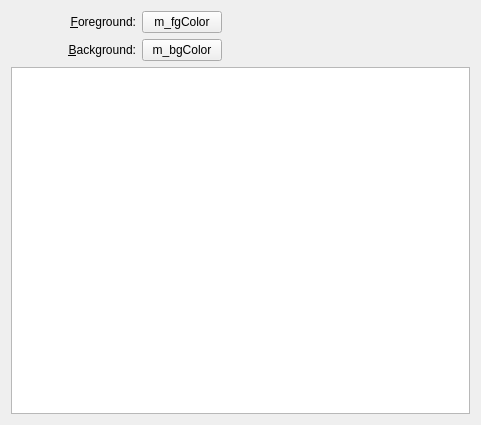
<?xml version="1.0" encoding="UTF-8"?>
<ui version="4.0">
 <class>PatternSettingsWidget</class>
 <widget class="QWidget" name="PatternSettingsWidget">
  <property name="geometry">
   <rect>
    <x>0</x>
    <y>0</y>
    <width>481</width>
    <height>425</height>
   </rect>
  </property>
  <layout class="QGridLayout" name="gridLayout_2">
   <item row="0" column="0">
    <widget class="QLabel" name="label_2">
	 <property name="minimumSize">
      <size>
       <width>125</width>
       <height>0</height>
      </size>
     </property>
     <property name="text">
      <string>&amp;Foreground:</string>
     </property>
     <property name="alignment">
      <set>Qt::AlignRight|Qt::AlignTrailing|Qt::AlignVCenter</set>
     </property>
     <property name="buddy">
      <cstring>m_fgColor</cstring>
     </property>
    </widget>
   </item>
   <item row="0" column="1">
    <widget class="KColorButton" name="m_fgColor">
	 <property name="sizePolicy">
      <sizepolicy hsizetype="Fixed" vsizetype="Fixed">
       <horstretch>0</horstretch>
       <verstretch>0</verstretch>
      </sizepolicy>
     </property>
     <property name="text">
      <string>m_fgColor</string>
     </property>
    </widget>
   </item>
   <item row="0" column="2">
    <spacer name="horizontalSpacer">
     <property name="orientation">
      <enum>Qt::Horizontal</enum>
     </property>
     <property name="sizeHint" stdset="0">
      <size>
       <width>187</width>
       <height>20</height>
      </size>
     </property>
    </spacer>
   </item>
   <item row="1" column="0">
    <widget class="QLabel" name="label_3">
	 <property name="minimumSize">
      <size>
       <width>125</width>
       <height>0</height>
      </size>
     </property>
     <property name="text">
      <string>&amp;Background:</string>
     </property>
     <property name="alignment">
      <set>Qt::AlignRight|Qt::AlignTrailing|Qt::AlignVCenter</set>
     </property>
     <property name="buddy">
      <cstring>m_bgColor</cstring>
     </property>
    </widget>
   </item>
   <item row="1" column="1">
    <widget class="KColorButton" name="m_bgColor">
	 <property name="sizePolicy">
      <sizepolicy hsizetype="Fixed" vsizetype="Fixed">
       <horstretch>0</horstretch>
       <verstretch>0</verstretch>
      </sizepolicy>
     </property>
     <property name="text">
      <string>m_bgColor</string>
     </property>
    </widget>
   </item>
   <item row="2" column="0" colspan="3">
    <widget class="ItemsView" name="m_pattern">
     <property name="movement">
      <enum>QListView::Static</enum>
     </property>
     <property name="flow">
      <enum>QListView::LeftToRight</enum>
     </property>
     <property name="isWrapping" stdset="0">
      <bool>true</bool>
     </property>
     <property name="resizeMode">
      <enum>QListView::Adjust</enum>
     </property>
     <property name="layoutMode">
      <enum>QListView::Batched</enum>
     </property>
     <property name="spacing">
      <number>2</number>
     </property>
     <property name="viewMode">
      <enum>QListView::IconMode</enum>
     </property>
    </widget>
   </item>
  </layout>
 </widget>
 <customwidgets>
  <customwidget>
   <class>ItemsView</class>
   <extends>QListView</extends>
   <header>itemsview.h</header>
  </customwidget>
  <customwidget>
   <class>KColorButton</class>
   <extends>QPushButton</extends>
   <header>kcolorbutton.h</header>
  </customwidget>
 </customwidgets>
 <connections/>
</ui>
